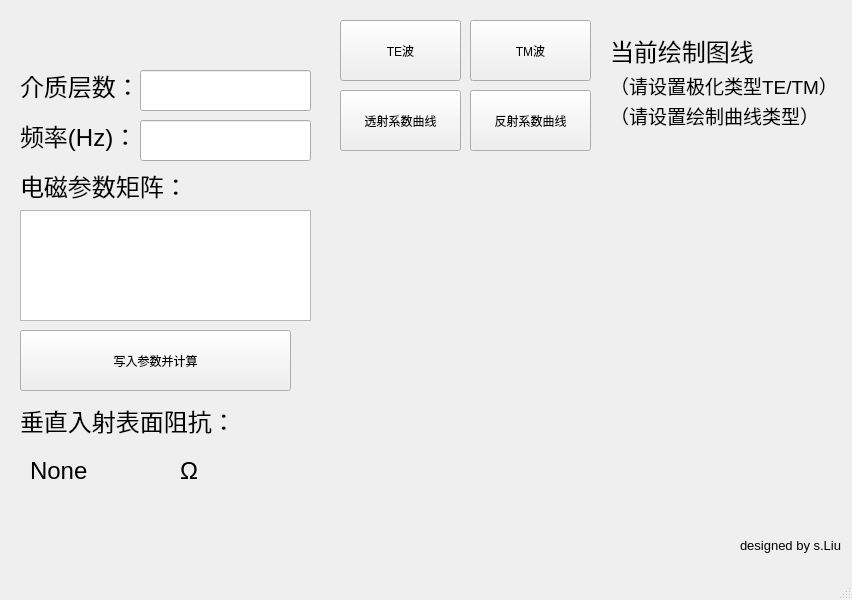
<?xml version="1.0" encoding="UTF-8"?>
<ui version="4.0">
 <class>MainWindow</class>
 <widget class="QMainWindow" name="MainWindow">
  <property name="geometry">
   <rect>
    <x>0</x>
    <y>0</y>
    <width>852</width>
    <height>600</height>
   </rect>
  </property>
  <property name="windowTitle">
   <string>MainWindow</string>
  </property>
  <widget class="QWidget" name="centralwidget">
   <widget class="QPushButton" name="reflection_coefficient">
    <property name="geometry">
     <rect>
      <x>470</x>
      <y>90</y>
      <width>121</width>
      <height>61</height>
     </rect>
    </property>
    <property name="text">
     <string>反射系数曲线</string>
    </property>
   </widget>
   <widget class="QPushButton" name="transmission_coefficient">
    <property name="geometry">
     <rect>
      <x>340</x>
      <y>90</y>
      <width>121</width>
      <height>61</height>
     </rect>
    </property>
    <property name="text">
     <string>透射系数曲线</string>
    </property>
   </widget>
   <widget class="QPushButton" name="te_wave">
    <property name="geometry">
     <rect>
      <x>340</x>
      <y>20</y>
      <width>121</width>
      <height>61</height>
     </rect>
    </property>
    <property name="text">
     <string>TE波</string>
    </property>
   </widget>
   <widget class="QPushButton" name="tm_wave">
    <property name="geometry">
     <rect>
      <x>470</x>
      <y>20</y>
      <width>121</width>
      <height>61</height>
     </rect>
    </property>
    <property name="text">
     <string>TM波</string>
    </property>
   </widget>
   <widget class="QLabel" name="current_config">
    <property name="geometry">
     <rect>
      <x>610</x>
      <y>20</y>
      <width>151</width>
      <height>61</height>
     </rect>
    </property>
    <property name="font">
     <font>
      <pointsize>18</pointsize>
     </font>
    </property>
    <property name="text">
     <string>当前绘制图线：</string>
    </property>
   </widget>
   <widget class="QLabel" name="config1">
    <property name="geometry">
     <rect>
      <x>610</x>
      <y>70</y>
      <width>221</width>
      <height>31</height>
     </rect>
    </property>
    <property name="font">
     <font>
      <pointsize>14</pointsize>
     </font>
    </property>
    <property name="text">
     <string>（请设置极化类型TE/TM）</string>
    </property>
   </widget>
   <widget class="QLabel" name="config2">
    <property name="geometry">
     <rect>
      <x>610</x>
      <y>100</y>
      <width>211</width>
      <height>31</height>
     </rect>
    </property>
    <property name="font">
     <font>
      <pointsize>14</pointsize>
     </font>
    </property>
    <property name="text">
     <string>（请设置绘制曲线类型）</string>
    </property>
   </widget>
   <widget class="QWidget" name="verticalLayoutWidget">
    <property name="geometry">
     <rect>
      <x>340</x>
      <y>180</y>
      <width>491</width>
      <height>331</height>
     </rect>
    </property>
    <layout class="QVBoxLayout" name="figure_layout"/>
   </widget>
   <widget class="QLabel" name="level_number">
    <property name="geometry">
     <rect>
      <x>20</x>
      <y>60</y>
      <width>111</width>
      <height>51</height>
     </rect>
    </property>
    <property name="font">
     <font>
      <pointsize>18</pointsize>
     </font>
    </property>
    <property name="text">
     <string>介质层数：</string>
    </property>
   </widget>
   <widget class="QLabel" name="frequency">
    <property name="geometry">
     <rect>
      <x>20</x>
      <y>110</y>
      <width>111</width>
      <height>51</height>
     </rect>
    </property>
    <property name="font">
     <font>
      <pointsize>18</pointsize>
     </font>
    </property>
    <property name="text">
     <string>频率(Hz)：</string>
    </property>
   </widget>
   <widget class="QLabel" name="frequency_2">
    <property name="geometry">
     <rect>
      <x>20</x>
      <y>160</y>
      <width>161</width>
      <height>51</height>
     </rect>
    </property>
    <property name="font">
     <font>
      <pointsize>18</pointsize>
     </font>
    </property>
    <property name="text">
     <string>电磁参数矩阵：</string>
    </property>
   </widget>
   <widget class="QPushButton" name="write_data">
    <property name="geometry">
     <rect>
      <x>20</x>
      <y>330</y>
      <width>271</width>
      <height>61</height>
     </rect>
    </property>
    <property name="text">
     <string>写入参数并计算</string>
    </property>
   </widget>
   <widget class="QLabel" name="surface_impedance">
    <property name="geometry">
     <rect>
      <x>20</x>
      <y>390</y>
      <width>231</width>
      <height>61</height>
     </rect>
    </property>
    <property name="font">
     <font>
      <pointsize>18</pointsize>
     </font>
    </property>
    <property name="text">
     <string>垂直入射表面阻抗：</string>
    </property>
   </widget>
   <widget class="QLabel" name="surface_impedance_2">
    <property name="geometry">
     <rect>
      <x>30</x>
      <y>440</y>
      <width>111</width>
      <height>61</height>
     </rect>
    </property>
    <property name="font">
     <font>
      <pointsize>18</pointsize>
     </font>
    </property>
    <property name="text">
     <string>None</string>
    </property>
   </widget>
   <widget class="QLabel" name="surface_impedance_3">
    <property name="geometry">
     <rect>
      <x>180</x>
      <y>440</y>
      <width>111</width>
      <height>61</height>
     </rect>
    </property>
    <property name="font">
     <font>
      <pointsize>18</pointsize>
     </font>
    </property>
    <property name="text">
     <string>Ω</string>
    </property>
   </widget>
   <widget class="QLineEdit" name="line_edit_level_number">
    <property name="geometry">
     <rect>
      <x>140</x>
      <y>70</y>
      <width>171</width>
      <height>41</height>
     </rect>
    </property>
   </widget>
   <widget class="QLineEdit" name="line_edit_frequency">
    <property name="geometry">
     <rect>
      <x>140</x>
      <y>120</y>
      <width>171</width>
      <height>41</height>
     </rect>
    </property>
   </widget>
   <widget class="QTextEdit" name="textEdit_medium_matrix">
    <property name="geometry">
     <rect>
      <x>20</x>
      <y>210</y>
      <width>291</width>
      <height>111</height>
     </rect>
    </property>
   </widget>
   <widget class="QLabel" name="config2_2">
    <property name="geometry">
     <rect>
      <x>740</x>
      <y>530</y>
      <width>111</width>
      <height>31</height>
     </rect>
    </property>
    <property name="font">
     <font>
      <family>Arial</family>
      <pointsize>10</pointsize>
     </font>
    </property>
    <property name="text">
     <string>designed by s.Liu</string>
    </property>
   </widget>
  </widget>
  <widget class="QMenuBar" name="menubar">
   <property name="geometry">
    <rect>
     <x>0</x>
     <y>0</y>
     <width>852</width>
     <height>23</height>
    </rect>
   </property>
  </widget>
  <widget class="QStatusBar" name="statusbar"/>
 </widget>
 <resources/>
 <connections/>
</ui>
